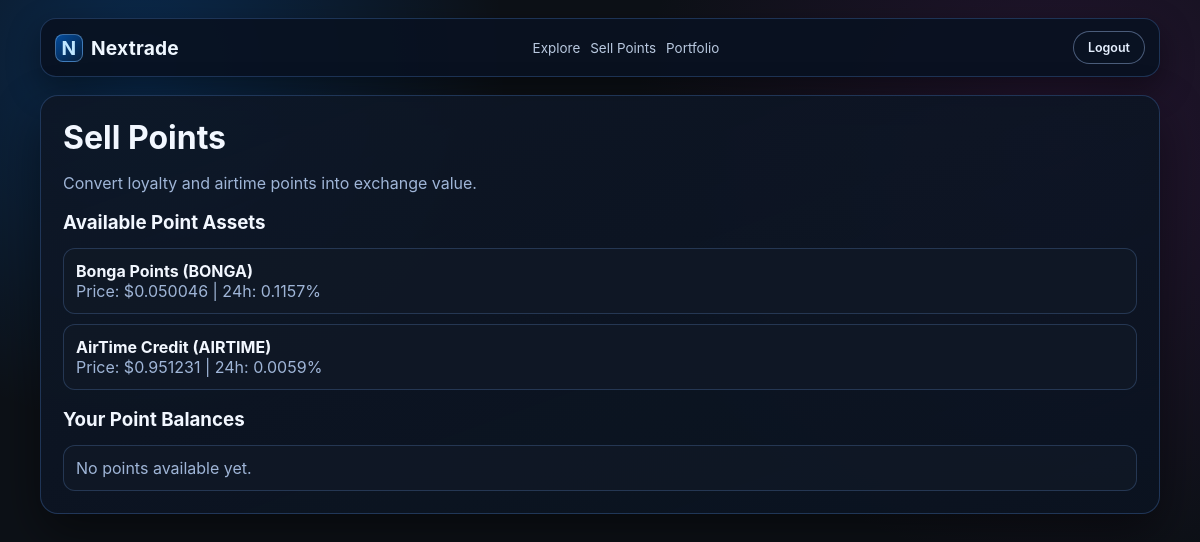
The app's page /sell-points (signed in) with its own data.
### tables this page shows
CREATE TABLE assets
                 (id SERIAL PRIMARY KEY,
                  name TEXT NOT NULL,
                  symbol TEXT NOT NULL,
                  price REAL NOT NULL,
                  change_24h REAL,
                  type TEXT NOT NULL);

### app.py (the view)
@app.route('/sell-points')
@login_required
def sell_points():
    point_assets = execute_query('SELECT * FROM assets WHERE type = ?', ('points',))
    user_points = execute_query('''
        SELECT a.name, a.symbol, ua.quantity
        FROM user_assets ua
        JOIN assets a ON ua.asset_id = a.id
        WHERE ua.user_id = ? AND a.type = ?
    ''', (session['user_id'], 'points'))
    return render_template('sell_points.html', assets=point_assets, user_points=user_points)

### app.py (called while the page is built)
def get_database_url():
    if 'DATABASE_URL' in os.environ:
        return os.environ['DATABASE_URL']
    else:
        return 'nextrade.db'  # Local development

def is_postgres():
    db_url = get_database_url()
    return db_url.startswith('postgres')

def get_db_connection():
    db_url = get_database_url()
    if is_postgres():
        import psycopg2
        conn = psycopg2.connect(db_url)
        return conn
    else:
        conn = sqlite3.connect(db_url)
        conn.row_factory = sqlite3.Row
        return conn

def execute_query(query, params=()):
    conn = get_db_connection()
    cursor = conn.cursor()
    try:
        if is_postgres():
            query = query.replace('?', '%s')
        cursor.execute(query, params)
        if query.strip().upper().startswith('SELECT'):
            result = cursor.fetchall()
        else:
            conn.commit()
            result = None
        return result
    except Exception as e:
        conn.rollback()
        raise e
    finally:
        cursor.close()
        conn.close()

def login_required(f):
    from functools import wraps
    @wraps(f)
    def decorated_function(*args, **kwargs):
        if 'user_id' not in session:
            flash('Please log in to access this page.', 'error')
            return redirect(url_for('login'))
        return f(*args, **kwargs)
    return decorated_function

### templates/sell_points.html (shortened to what this page needs)
<!doctype html>
<html lang="en">
  <head>
    <link rel="stylesheet" href="{{ url_for('static', filename='css/nextrade-theme.css') }}">
  </head>
  <body>
    <div class="nx-shell">
      <header class="nx-nav">
        <a class="nx-brand" href="{{ url_for('index') }}">
          <span class="nx-brand-mark">N</span>
          Nextrade
        </a>
        <nav class="nx-nav-links">
          <a href="{{ url_for('explore') }}">Explore</a>
          <a href="{{ url_for('sell_points') }}">Sell Points</a>
          <a href="{{ url_for('portfolio') }}">Portfolio</a>
        </nav>
        <div class="nx-actions">
          <a class="nx-btn-outline" href="{{ url_for('logout') }}">Logout</a>
        </div>
      </header>
      <main class="nx-main">
        <h1>Sell Points</h1>
        <p class="nx-muted">Convert loyalty and airtime points into exchange value.</p>
        <h3 style="margin-top: 18px;">Available Point Assets</h3>
        <ul class="nx-list">
          {% for asset in assets %}
            <li>
              <strong>{{ asset[1] }} ({{ asset[2] }})</strong>
              <div class="nx-muted">Price: ${{ asset[3] }} | 24h: {{ asset[4] }}%</div>
            </li>
          {% endfor %}
        </ul>
        <h3 style="margin-top: 18px;">Your Point Balances</h3>
        <ul class="nx-list">
          {% for item in user_points %}
            <li>
              <strong>{{ item[0] }} ({{ item[1] }})</strong>
              <div class="nx-muted">Quantity: {{ item[2] }}</div>
            </li>
          {% else %}
            <li><span class="nx-muted">No points available yet.</span></li>
          {% endfor %}
        </ul>
      </main>
    </div>
  </body>
</html>

### static/css/nextrade-theme.css (style rules this page uses)
:root { --bg: #0d1117; --bg-soft: #101926; --surface: rgba(16, 25, 38, 0.82); --border: rgba(76, 125, 199, 0.32); --text: #f2f7ff; --muted: #9fb5d7; --electric: #007bff; --growth: #00c853; --nft: #9c27b0; }
* { box-sizing: border-box; }
body { margin: 0; min-height: 100vh; color: var(--text); font-family: "Inter", "Segoe UI", system-ui, -apple-system, sans-serif; background: radial-gradient(circle at 12% 8%, rgba(0, 123, 255, 0.24), transparent 28%), radial-gradient(circle at 88% 18%, rgba(156, 39, 176, 0.16), transparent 34%), var(--bg); }
.nx-shell { width: min(1120px, 96%); margin: 18px auto 28px; }
.nx-nav { display: flex; align-items: center; justify-content: space-between; gap: 14px; border: 1px solid var(--border); border-radius: 16px; padding: 12px 14px; background: rgba(9, 18, 33, 0.92); box-shadow: 0 12px 32px rgba(0, 0, 0, 0.4); }
.nx-brand { display: inline-flex; align-items: center; gap: 8px; color: #eff7ff; text-decoration: none; font-size: 1.2rem; font-weight: 700; letter-spacing: 0.2px; }
.nx-brand-mark { width: 28px; height: 28px; display: inline-flex; align-items: center; justify-content: center; border-radius: 8px; color: #bfe6ff; background: linear-gradient(140deg, rgba(0, 123, 255, 0.55), rgba(0, 123, 255, 0.12)); border: 1px solid rgba(147, 203, 255, 0.42); }
.nx-nav-links { display: flex; gap: 10px; flex-wrap: wrap; }
.nx-nav-links a { color: #d6e7ff; text-decoration: none; font-size: 0.84rem; opacity: 0.86; }
.nx-actions { display: flex; gap: 8px; }
.nx-btn, .nx-btn-outline { border-radius: 999px; padding: 8px 14px; text-decoration: none; font-size: 0.78rem; font-weight: 600; display: inline-flex; align-items: center; justify-content: center; cursor: pointer; border: none; }
.nx-btn-outline { color: #e6f0ff; border: 1px solid rgba(154, 182, 230, 0.45); background: rgba(10, 19, 35, 0.75); }
.nx-main { margin-top: 18px; border: 1px solid var(--border); border-radius: 18px; background: linear-gradient(160deg, rgba(14, 23, 38, 0.92), rgba(10, 19, 33, 0.86)); box-shadow: 0 20px 48px rgba(0, 0, 0, 0.45); padding: 22px; }
.nx-main h1, .nx-main h2, .nx-main h3 { margin: 0; }
.nx-muted { color: var(--muted); }
.nx-list { margin: 14px 0 0; padding: 0; list-style: none; display: grid; gap: 10px; }
.nx-list li { border: 1px solid rgba(96, 140, 205, 0.28); border-radius: 12px; background: var(--surface); padding: 12px; }

### records on screen
assets: name "Bonga Points", symbol "BONGA", price "0.050046", change_24h "0.1157"
assets: name "AirTime Credit", symbol "AIRTIME", price "0.951231", change_24h "0.0059"
